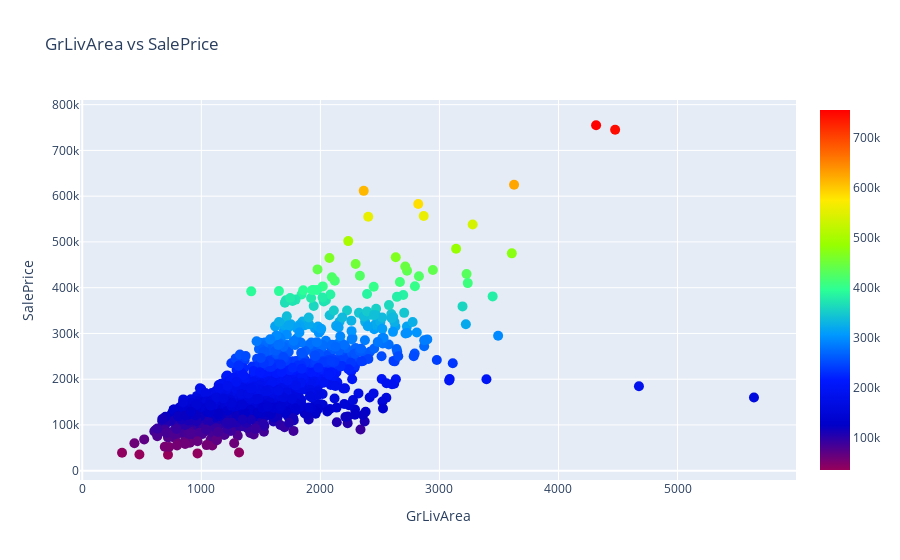

The notebook cell saved with this chart:
### Code cell
#STEP 5 - Finding and removing outliers visually

import plotly.offline as py
from plotly.offline import iplot, init_notebook_mode
import plotly.graph_objs as go
init_notebook_mode(connected = True)

def scatter_plot(x, y, title, xaxis, yaxis, size, c_scale):
    trace = go.Scatter(x = x,
                        y = y,
                        mode = 'markers',
                        marker = dict(color = y, size=size, showscale = True, colorscale = c_scale))
    layout = go.Layout(hovermode = 'closest', title = title, xaxis = dict(title = xaxis), yaxis = dict(title = yaxis))
    fig = go.Figure(data = [trace], layout = layout)
    return iplot(fig)
#scatter plot
scatter_plot(df_train.GrLivArea, df_train.SalePrice, 'GrLivArea vs SalePrice', 'GrLivArea', 'SalePrice', 10, 'Rainbow')

#Going back, we knew that only a number of variables are affeecting sales, so we focus on them. We scatter plot them with sales individually to determine outliers
#Notice that outliers are those values beyond 4000, thus we remove them. Also in this case, we don't remove thoses that are higher than 700k. Thus our parameters are those outliers higher than 4000, and lesser than 300k

### Figure 1 — Plotly figure (JSON) as saved in the notebook; plotly's stock layout.template omitted (floating-point values rounded to 4 significant figures; data arrays with more than 128 entries replaced by an {"elided": "..."} marker saying what was removed)
{"data": [{"marker": {"color": {"elided": "1460 int values"}, "colorscale": [[0, "rgb(150,0,90)"], [0.125, "rgb(0,0,200)"], [0.25, "rgb(0,25,255)"], [0.375, "rgb(0,152,255)"], [0.5, "rgb(44,255,150)"], [0.625, "rgb(151,255,0)"], [0.75, "rgb(255,234,0)"], [0.875, "rgb(255,111,0)"], [1, "rgb(255,0,0)"]], "showscale": true, "size": 10}, "mode": "markers", "type": "scatter", "x": {"elided": "1460 int values"}, "y": {"elided": "1460 int values"}}], "layout": {"hovermode": "closest", "title": {"text": "GrLivArea vs SalePrice"}, "xaxis": {"title": {"text": "GrLivArea"}}, "yaxis": {"title": {"text": "SalePrice"}}}}
